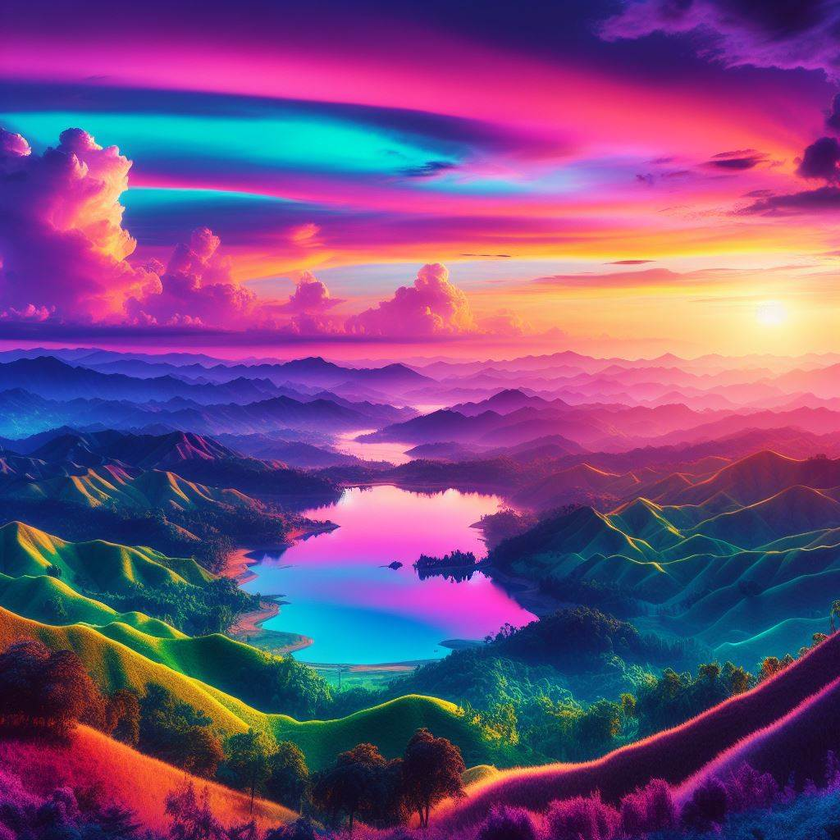
#> input picture lab6/zad2/original.png, 840 x 840 px, shrunk from 1024 x 1024 before the run
$ python process_photo.py
#> lines starting #> are read from the running program, lines starting #| are printed output that depends on the picture
import cv2
import numpy as np

# Load the image
image = cv2.imread('original.png')
#> image is the input picture: shape (840, 840, 3); mean B, G, R 126.6, 75.7, 116.6

# Define custom weights for each channel
weights = [0.114, 0.587, 0.299]

# Split the image into its RGB channels
B, G, R = cv2.split(image)
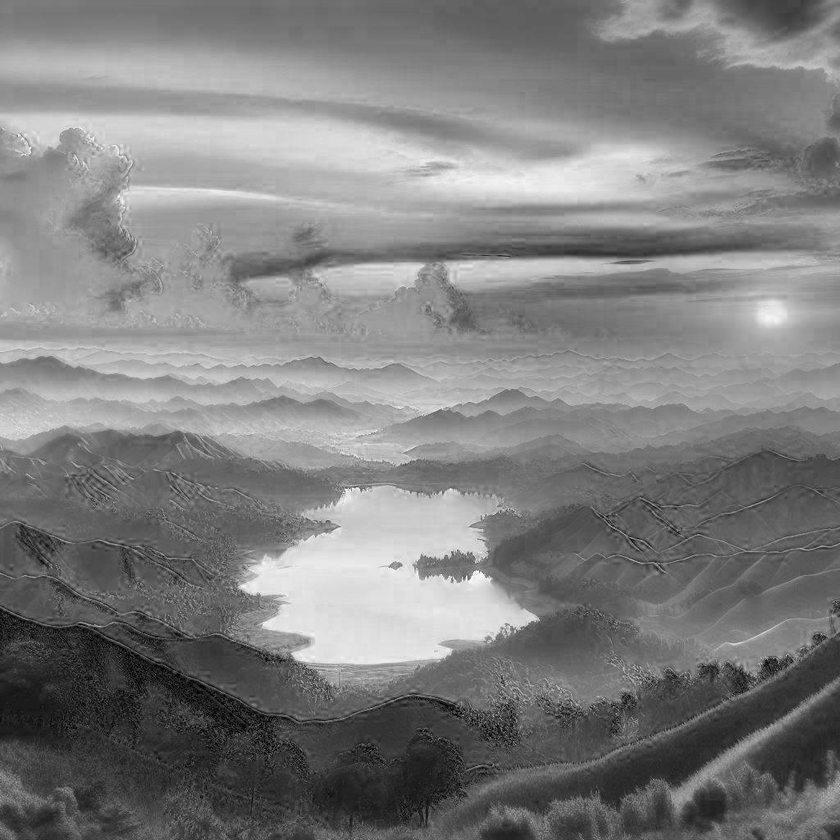
#> B: shape (840, 840); min 0, max 255, mean 126.6
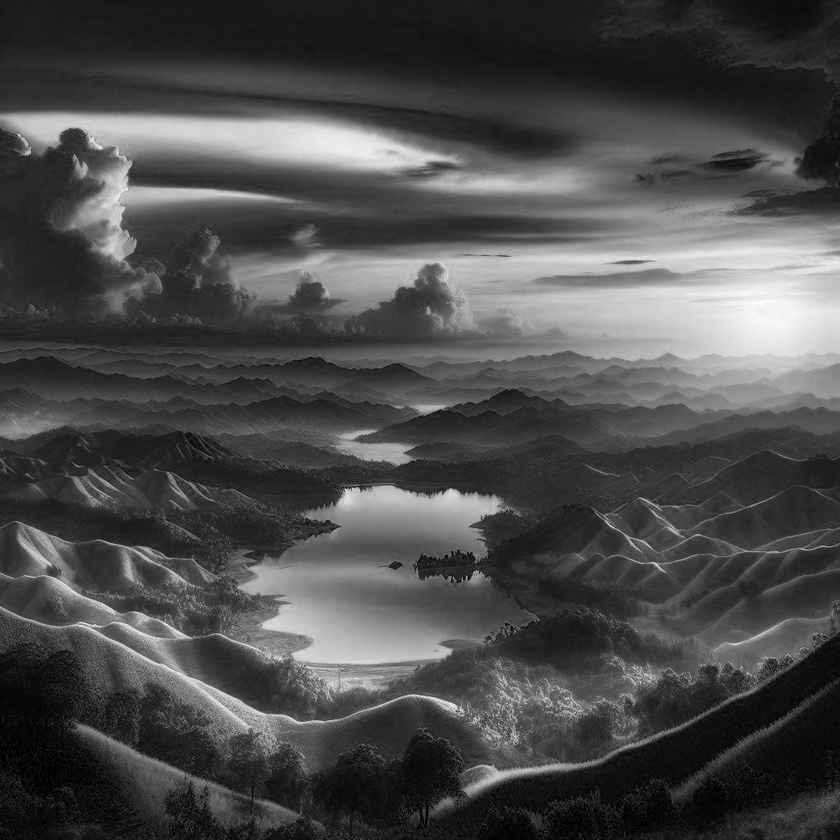
#> G: shape (840, 840); min 0, max 255, mean 75.7
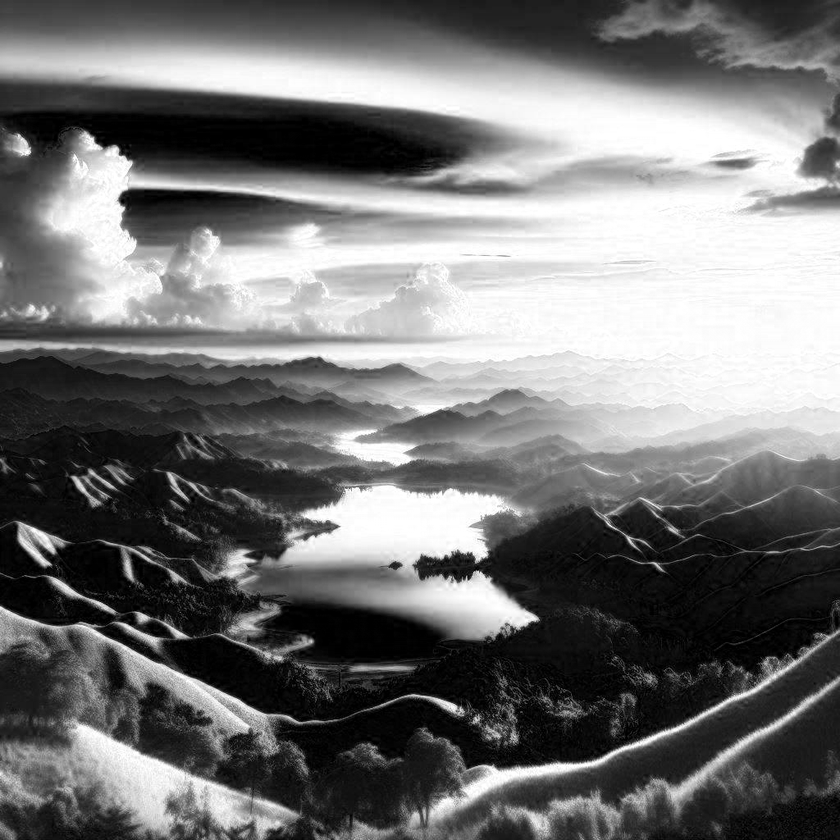
#> R: shape (840, 840); min 0, max 255, mean 116.6

# Multiply each channel by its corresponding weight
weighted_channels = [
    np.multiply(R, weights[0]),
    np.multiply(G, weights[1]),
    np.multiply(B, weights[2])
]

# Sum up the weighted channels to get the grayscale image
gray_image = sum(weighted_channels)
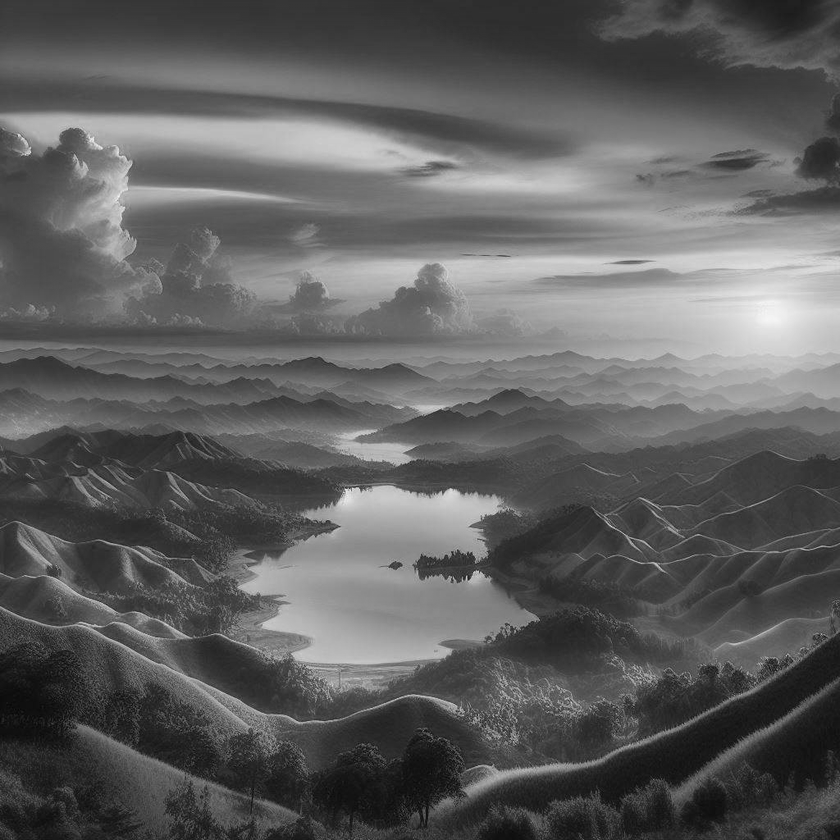
#> gray_image: shape (840, 840) float64; min 6.25, max 246.5, mean 95.5

# Convert to uint8 (8-bit) data type
gray_image = np.uint8(gray_image)

# Save the grayscale image to a file
cv2.imwrite('improved_wages.jpg', gray_image)

print("Grayscale image saved successfully.")
